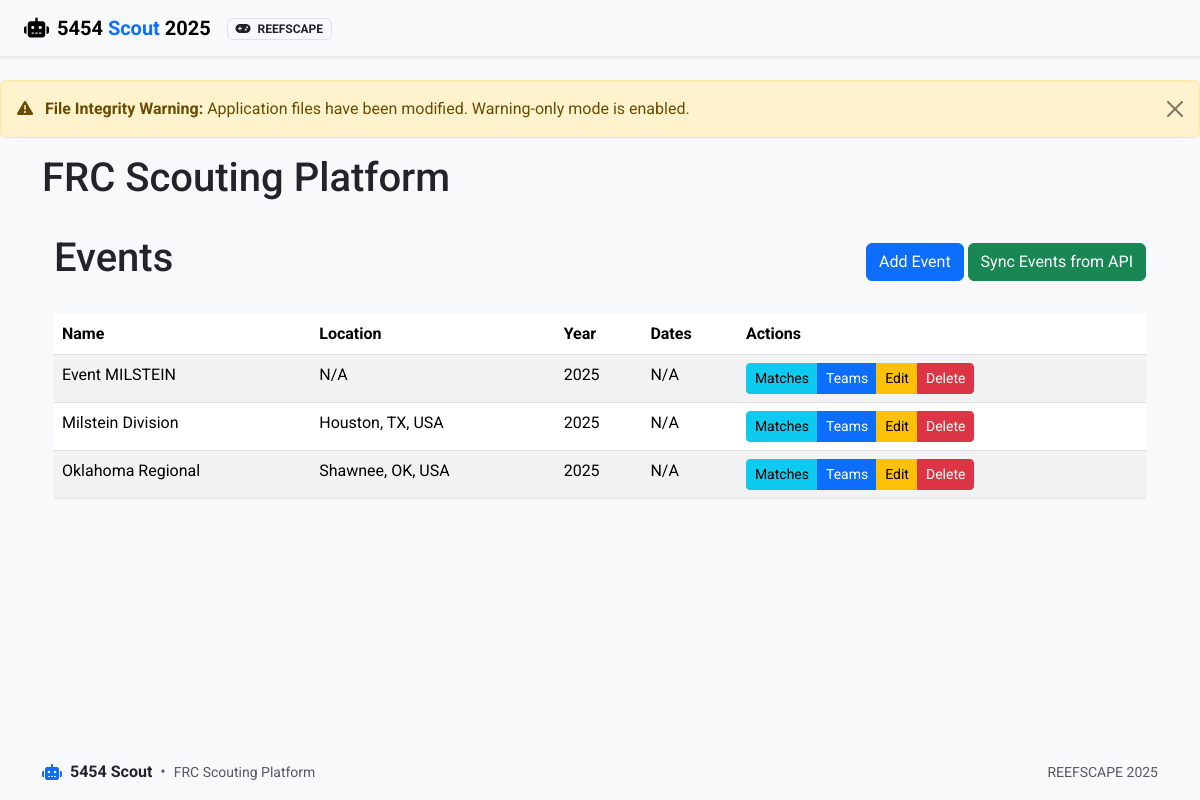
Screenshot of /events/ with the database file from the repository.
### app/models.py (models this page shows, shortened)
class Event(db.Model):
    id = db.Column(db.Integer, primary_key=True)
    name = db.Column(db.String(100), nullable=False)
    code = db.Column(db.String(20), unique=True)  # Event code like "CALA" or "NYRO"
    location = db.Column(db.String(100))
    start_date = db.Column(db.Date)
    end_date = db.Column(db.Date)
    year = db.Column(db.Integer, nullable=False)
    matches = db.relationship('Match', backref='event', lazy=True)

### app/routes/events.py (the view)
@bp.route('/')
def index():
    events = Event.query.order_by(Event.year.desc(), Event.name).all()
    now = datetime.now()
    return render_template('events/index.html', events=events, now=now)

### app/routes/auth.py (called while the page is built)
@bp.app_context_processor
def inject_auth_vars():
    return {
        'current_user': current_user,
        'user_has_role': lambda role: current_user.is_authenticated and current_user.has_role(role)
    }

### run.py (called while the page is built)
@app.before_request
def check_first_run():
    if not User.query.first() and request.path != '/auth/login':
        flash('Database is being initialized. Please wait...', 'info')
        return redirect(url_for('auth.login'))

### app/templates/events/index.html (shortened to what this page needs)
{% extends 'base.html' %}
{% block content %}
<div class="container mt-4">
    <div class="d-flex justify-content-between align-items-center mb-4">
        <h1>Events</h1>
        <div>
            <a href="{{ url_for('events.add') }}" class="btn btn-primary">Add Event</a>
            <button type="button" class="btn btn-success" data-bs-toggle="modal" data-bs-target="#syncModal">
                Sync Events from API
            </button>
        </div>
    </div>
    {% if events %}
    <div class="table-responsive">
        <table class="table table-striped table-hover">
            <thead>
                <tr>
                    <th>Name</th>
                    <th>Location</th>
                    <th>Year</th>
                    <th>Dates</th>
                    <th>Actions</th>
                </tr>
            </thead>
            <tbody>
                {% for event in events %}
                <tr>
                    <td>{{ event.name }}</td>
                    <td>{{ event.location or 'N/A' }}</td>
                    <td>{{ event.year }}</td>
                    <td>
                        {% if event.start_date and event.end_date %}
                            {{ event.start_date.strftime('%m/%d/%Y') }} - {{ event.end_date.strftime('%m/%d/%Y') }}
                        {% elif event.start_date %}
                            {{ event.start_date.strftime('%m/%d/%Y') }}
                        {% else %}
                            N/A
                        {% endif %}
                    </td>
                    <td>
                        <div class="btn-group">
                            <a href="{{ url_for('matches.index', event_id=event.id) }}" class="btn btn-sm btn-info">Matches</a>
                            <a href="{{ url_for('teams.index', event_id=event.id) }}" class="btn btn-sm btn-primary">Teams</a>
                            <a href="{{ url_for('events.edit', event_id=event.id) }}" class="btn btn-sm btn-warning">Edit</a>
                            <button type="button" class="btn btn-sm btn-danger"
                                    data-bs-toggle="modal"
                                    data-bs-target="#deleteModal{{ event.id }}">
                                Delete
                            </button>
                        </div>
                    </td>
                </tr>
                {% endfor %}
            </tbody>
        </table>
    </div>
    {% else %}
    <div class="alert alert-info">
        No events found. Add an event or sync from the API.
    </div>
    {% endif %}
</div>
{% endblock %}

### app/static/css/styles.css (style rules this page uses)
body { min-height: 100vh; display: flex; flex-direction: column; background-color: #f8f9fa; font-family: 'Roboto', 'Segoe UI', Arial, sans-serif; transition: background-color 0.3s ease, color 0.3s ease; }
:root { --primary-color: #007bff; --secondary-color: #6c757d; --success-color: #28a745; --danger-color: #dc3545; --warning-color: #ffc107; --info-color: #17a2b8; --light-color: #f8f9fa; --dark-color: #343a40; }
body { display: flex; flex-direction: column; min-height: 100vh; }
.container { flex: 1; }
:root { --primary: #0d6efd; --primary-light: #cfe2ff; --primary-dark: #0a58ca; --secondary: #6c757d; --success: #198754; --danger: #dc3545; --warning: #ffc107; --info: #0dcaf0; --light: #f8f9fa; --dark: #212529; --red-alliance: #dc3545; --red-alliance-bg: #f8d7da; --blue-alliance: #0d6efd; --blue-alliance-bg: #cfe2ff; --auto-color: #fd7e14; --teleop-color: #0d6efd; --endgame-color: #198754; --navbar-bg: #ffffff; --card-shadow: 0 .125rem .25rem rgba(0, 0, 0, .075); --card-shadow-hover: 0 .5rem 1rem rgba(0, 0, 0, .15); --border-radius: .5rem; --transition-speed: 0.2s; --font-family-base: 'Roboto', -apple-system, BlinkMacSystemFont, 'Segoe UI', Arial, sans-serif; --font-family-headings: 'Montserrat', var(--font-family-base); }

### rows the page displays
Event: name "Event MILSTEIN", location "N/A", year "2025"
Event: name "Milstein Division", location "Houston, TX, USA", year "2025", shows "N/A"
Event: name "Oklahoma Regional", location "Shawnee, OK, USA", year "2025", shows "N/A"

### other values shown
{{ game_config.season }} "2025"
{{ game_config.game_name }} "REEFSCAPE"
